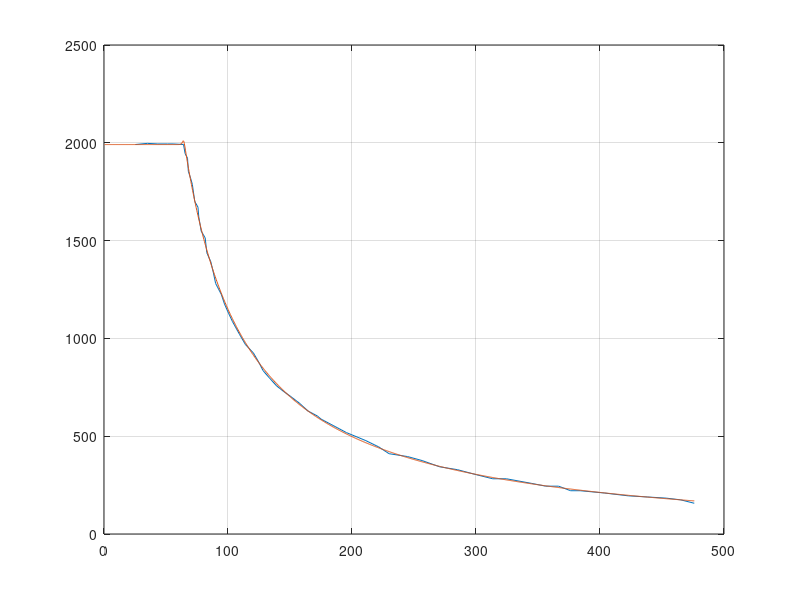

Recreate this plot in MATLAB.
clc
clear

% this script fits a linearizable function to the speed vs.
% maximum torque data

% load data
load em_maxTorque_map.mat;
plot(map.w, map.Tq)
hold on

% exponential function
w0 = 64;
Tq = map.Tq(map.w > w0);
w  = map.w(map.w > w0);
f = @(a) a(1) + a(2) .* exp(- a(3) ./ w) - Tq;
a0 = [1; 1; 1];
a = lsqnonlin(f, a0);
% plot(w, f(a) + Tq);

% exponential function + constant
f = @(a,w) a(1) + a(2) .* exp(- a(3) ./ w);
w   = linspace(0, max(map.w), 1e3)';
Tq0 = 1991;
y   = (tanh( (w - w0) ) + 1) / 2;

% final expression
Tq_max = Tq0 .* (1 - y) + ...
    y .* (-2.9265e3  + 2.8775e3 .* exp( 0.0348e3 ./ w ));

% plot model on data
plot(w, Tq_max)
grid on
